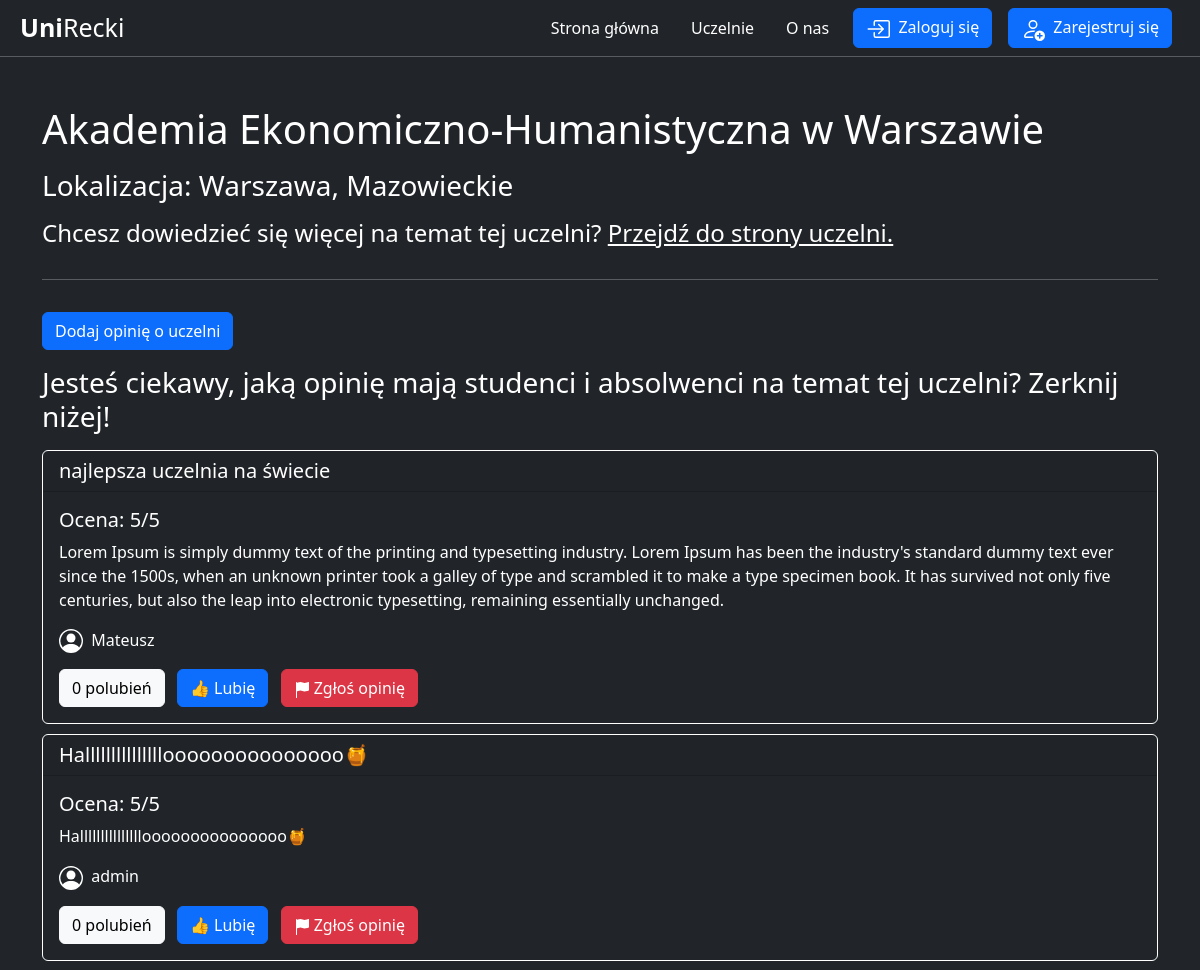
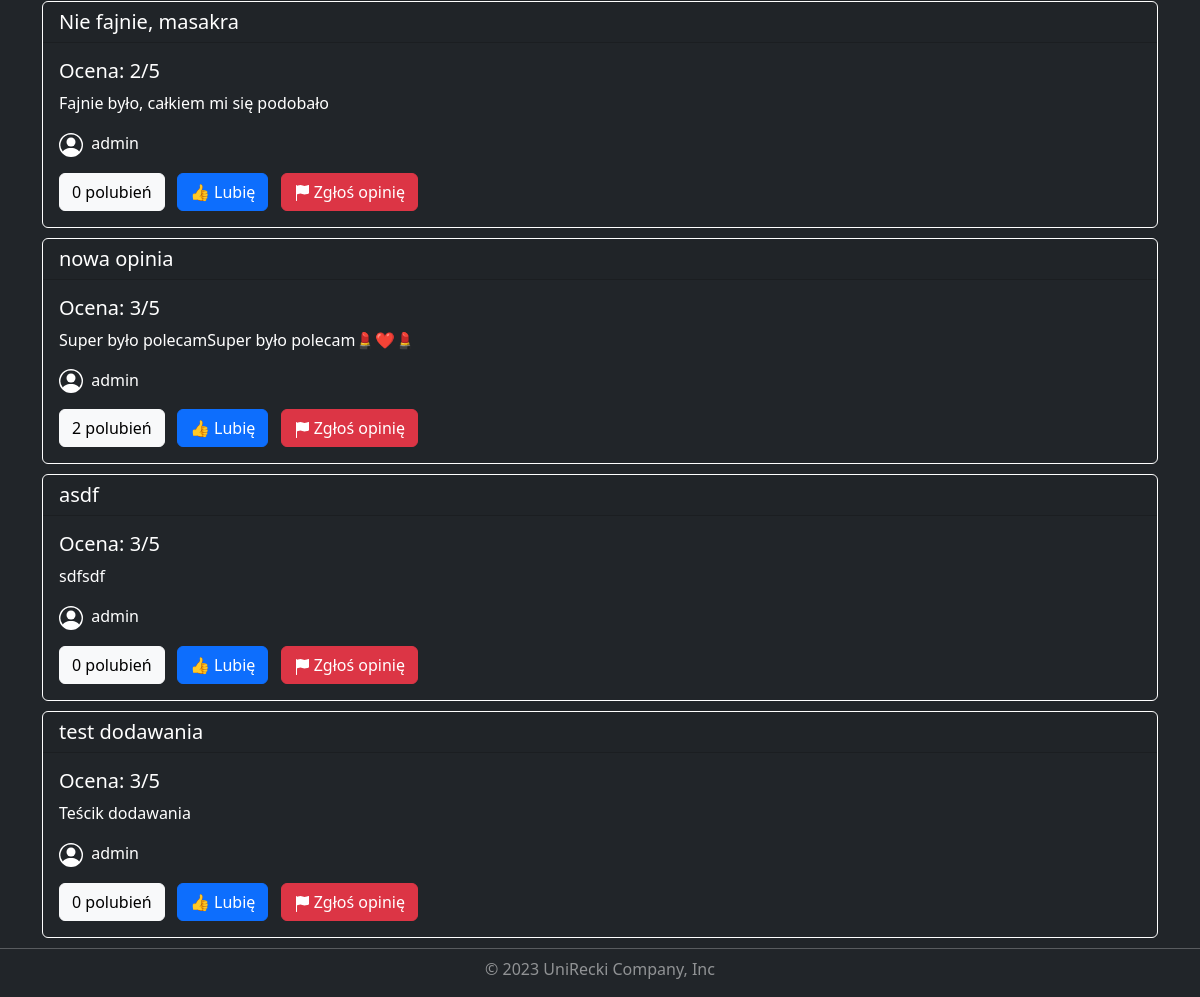
Page /university/2/ on the committed database (2 pictures, top to bottom).
### universities/models.py (models this page shows, shortened)
class University(models.Model):
    name = models.CharField(max_length=150)
    voivodeship = models.CharField(max_length=150)
    city = models.CharField(max_length=150)
    link = models.CharField(max_length=150)
    class Meta:
        verbose_name = 'University'
        verbose_name_plural = 'Universities'

class Review(models.Model):
    title = models.CharField( max_length=150)
    description = models.CharField( max_length=3000)
    rating = models.IntegerField(validators=[
            MaxValueValidator(5),
            MinValueValidator(1)
        ])
    add_date = models.DateTimeField(default=timezone.now, blank=True)
    university = models.ForeignKey(University, on_delete=models.CASCADE)
    user = models.ForeignKey(User, on_delete=models.CASCADE)
    users_like = models.ManyToManyField(User, related_name='images_liked', blank=True)
    class Meta:
        verbose_name = 'Review'
        verbose_name_plural = 'Reviews'

### universities/views.py (the view)
# urls.py: path('<int:pk>/', views.UniversityDetailView.as_view(), name='university_detail'),
class UniversityDetailView(DetailView):
    model = University
    template_name = 'universities/university_detail.html'  # Replace with your desired template name
    context_object_name = 'university'
    def get_context_data(self, **kwargs):
        context = super().get_context_data(**kwargs)
        university = self.get_object()
        reviews = university.review_set.all().order_by('-add_date')
        context['reviews'] = reviews
        return context

### universities/templates/universities/university_detail.html (shortened to what this page needs)
{% extends "base.html" %}
{% load static %}
{% block css %}
    <link rel="stylesheet" href="{% static "universities/university_detail.css" %}">
{% endblock css %}
{% block content %}
    <div class="container mt-5">
        <div class="row">
            <h1 class="mb-3">{{ university.name }}</h1>
            <h3 class="mb-3">Lokalizacja: {{ university.city }}, {{ university.voivodeship | capfirst }}</h3>
        </div>
        <div class="row">
            <h4 class="mb-3">
                Chcesz dowiedzieć się więcej na temat tej uczelni? <a href="{{ university.link }}">Przejdź do strony uczelni.</a>
            </h4>
        </div>
        <hr class="mt-3">
        <a href="{% url 'review_create' university.pk %}"
           class="btn btn-primary my-3">Dodaj opinię o uczelni</a>
        <h3 class="mb-3">Jesteś ciekawy, jaką opinię mają studenci i absolwenci na temat tej uczelni? Zerknij niżej!</h3>
        {% for review in reviews %}
            <div class="card bg-dark">
                <h5 class="card-header ">{{ review.title }}</h5>
                <div class="card-body">
                    <h5 class="card-title">Ocena: {{ review.rating }}/5</h5>
                    <p class="card-text">{{ review.description }}</p>
                    <p class="card-text">
                        {{ review.user.username }}
                    </p>
                    {% with total_likes=review.users_like.count %}
                        <span class="count-{{ review.id }} btn btn-light me-2">
                            <span class="total">{{ total_likes }}</span>
                            polubień
                        </span>
                    {% endwith %}
                    <a href="#"
                       class="like btn btn-primary me-2"
                       data-id="{{ review.id }}"
                       data-action="{% if request.user in review.users_like.all %}un{% endif %}like">
                        {% if request.user not in review.users_like.all %}
                            👍 Lubię
                        {% else %}
                            👎 Nie lubię
                        {% endif %}
                    </a>
                    <a href="{% url 'review_report_create' review.pk %}"
                       class="btn btn-danger">
                    Zgłoś opinię</a>
                </div>
            </div>
        {% empty %}
            <p>Brak opinii dla tej uczelni.</p>
        {% endfor %}
    </div>
{% endblock content %}

### static/styles.css (style rules this page uses)
body { color: white; }
h1 { color: white; }
a { color: white; }
h3 { color: white; }

### universities/static/universities/university_detail.css (style rules this page uses)
.card { color: white; border: 1px solid white; margin-bottom: 10px; }
hr { color: white; }

### rows in the picture
University: name "Akademia Ekonomiczno-Humanistyczna w Warszawie", city "Warszawa", voivodeship "Mazowieckie"
Review: title "najlepsza uczelnia na świecie", rating "5", description "Lorem Ipsum is simply dummy text of the printing and typesetting industry. Lorem Ipsum has been the industry's standard dummy text ever since the 1500s, when an unknown printer took a galley of type and scrambled it to make a type specimen book. It has survived not only five centuries, but also the leap into electronic typesetting, remaining essentially unchanged.", user.username "Mateusz", users_like.count "0", shows "👍 Lubię"
Review: title "Halllllllllllllllooooooooooooooo🍯", rating "5", description "Halllllllllllllllooooooooooooooo🍯", user.username "admin", users_like.count "0", shows "👍 Lubię"
Review: title "Nie fajnie, masakra", rating "2", description "Fajnie było, całkiem mi się podobało", user.username "admin", users_like.count "0", shows "👍 Lubię"
Review: title "nowa opinia", rating "3", description "Super było polecamSuper było polecam💄❤️💄", user.username "admin", users_like.count "2", shows "👍 Lubię"
Review: title "asdf", rating "3", description "sdfsdf", user.username "admin", users_like.count "0", shows "👍 Lubię"
Review: title "test dodawania", rating "3", description "Teścik dodawania", user.username "admin", users_like.count "0", shows "👍 Lubię"
